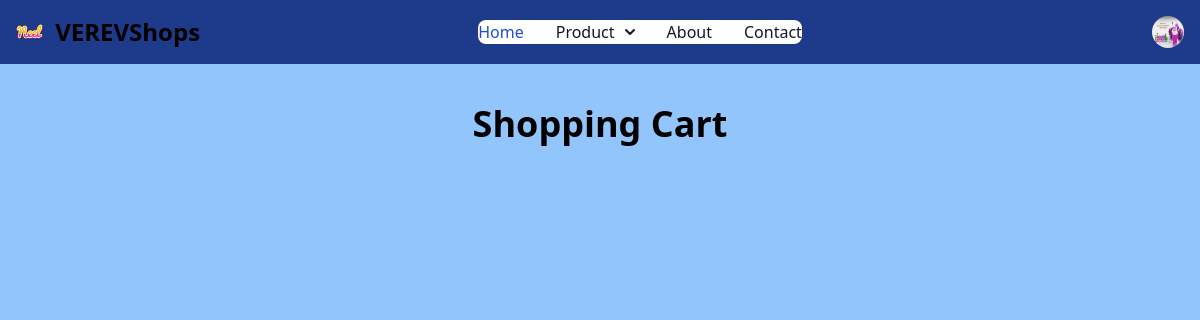
The app's page /cart/ (signed in), older data.
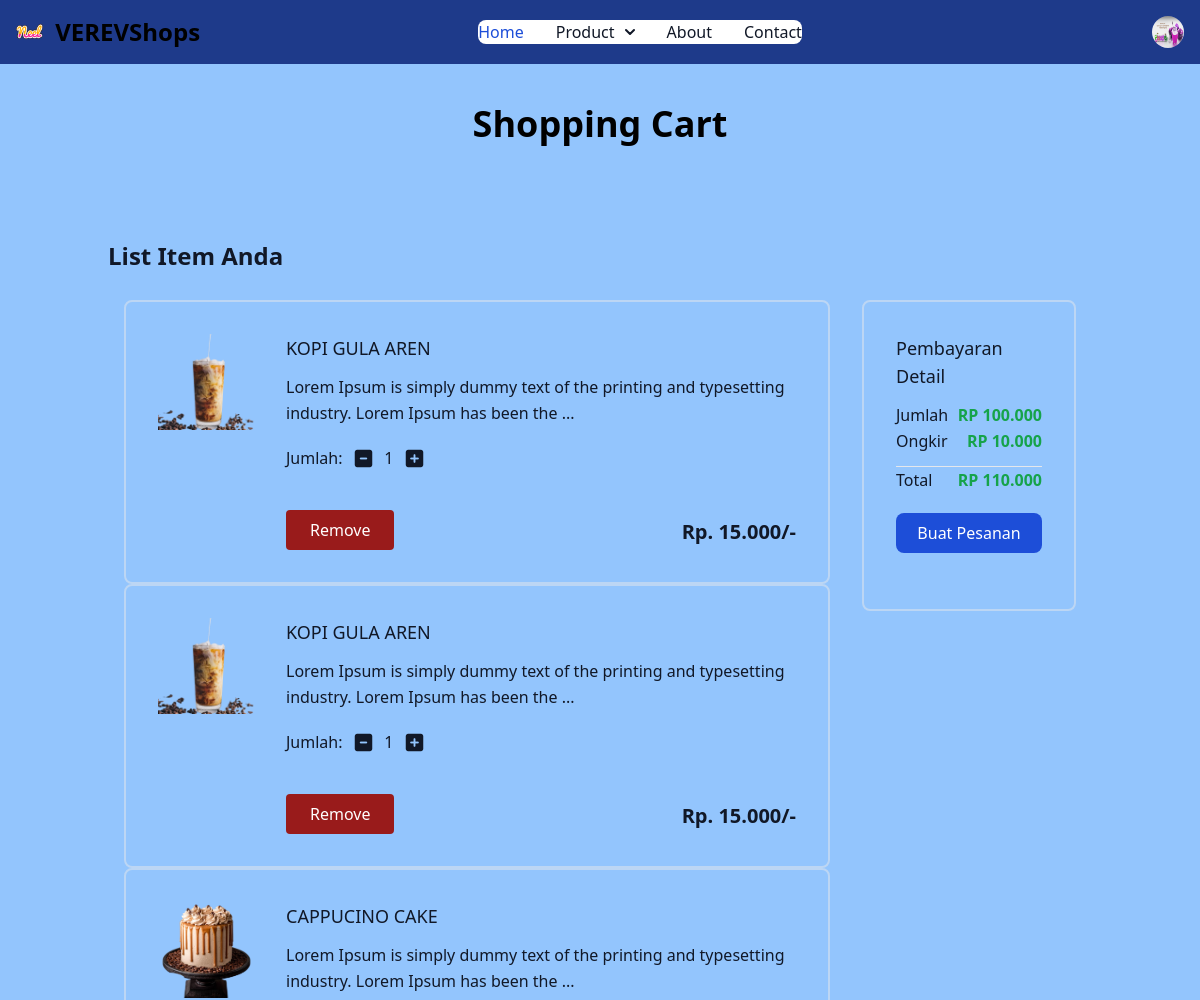
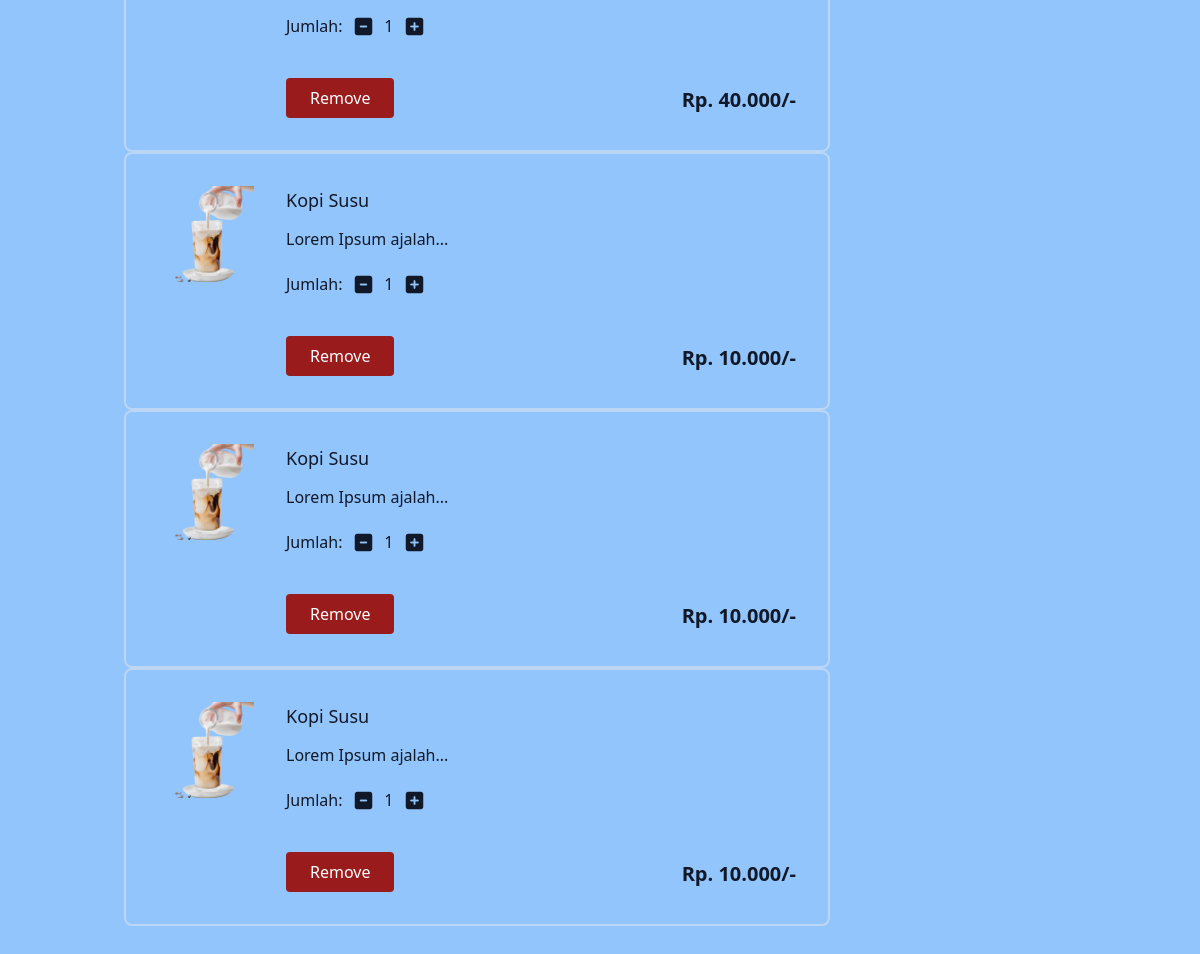
The same page, newer data (2 pictures, top to bottom).
### verevapp/models.py (models this page shows, shortened)
class Cart(models.Model):
    user = models.ForeignKey(User,on_delete=models.CASCADE)
    product = models.ForeignKey(Product,on_delete=models.CASCADE)
    quantity = models.PositiveIntegerField(default=1)

class Product(models.Model):
    title = models.CharField(max_length=100)
    selling_price = models.FloatField()
    discounted_price = models.FloatField()
    description = models.TextField()
    composition = models. TextField(default='')
    prodapp = models.TextField(default='')
    category = models.CharField(choices=CATEGORY_CHOICES, max_length=2)
    product_image = models.ImageField(upload_to='product')
    def fdiscounted_price(self):
        return "Rp. {:,.3f}".format(self.discounted_price).replace(',', '.') #Format biar bisa ada 0 setelah koma

### verevapp/views.py (the view)
# urls.py: path("cart/", views.show_cart, name='showcart'),
def show_cart(request):
    user = request.user
    cart_items = Cart.objects.filter(user=user)
    amount = 0
    for item in cart_items:
        value = item.quantity * item.product.discounted_price
        amount += value
    totalamount = amount + 10  # Assuming 10 is the shipping cost
    formatted_amount = format_rupiah(amount)
    formatted_totalamount = format_rupiah(totalamount)
    formatted_shipping_cost = format_rupiah(10)
    return render(request, 'addcart.html', {
        'cart': cart_items,
        'amount': formatted_amount,
        'shipping_cost': formatted_shipping_cost,
        'totalamount': formatted_totalamount,
    })

### verevapp/views.py (called while the page is built)
def format_rupiah(amount):
    return f"RP {amount:,.3f}".replace(',', '.')

### templates/addcart.html
{% include "base.html" %}
{% include "navbar.html" %}
<h1 class="text-black font-bold container mx-auto text-center text-4xl mt-10">
  Shopping Cart
  </h1>
  {% if cart %}
  <section class="text-gray-900 body-font">
    <div class="container px-5 py-24 mx-auto flex flex-wrap">
      <h3 class="text-gray-900 text-2xl font-semibold title-font mb-3">
        List Item Anda
      </h3>
      <div class="flex flex-wrap w-full">
        <div class="w-full md:w-3/4 p-4">
          {% for item in cart %}
          <div
            class="flex border-2 rounded-lg border-gray-200 border-opacity-50 p-8 sm:flex-row flex-col"
          >
            <div class="w-24 h-24 sm:mr-8 sm:mb-0 mb-4 flex-shrink-0">
              <img
                class="object-cover object-center w-full h-full"
                src="{{ item.product.product_image.url }}"
                alt="item"
              />
            </div>
            <div class="flex-grow">
              <h2 class="text-gray-900 text-lg title-font font-medium mb-3">
                {{ item.product.title }}
              </h2>
              <p class="leading-relaxed text-base">
                {{ item.product.description | slice:":100"}}...
              </p>
              <div class="my-5">
              <label for="quantity" class="mr-2">Jumlah:</label>
              <a class="minus-cart" pid="{{ item.product.id }}">
                <i class="fas fa-minus-square fa-lg"></i>
              </a>
              <span id="quantity" class="mx-2">{{ item.quantity }}</span>
              <a class="plus-cart" pid="{{ item.product.id }}">
                <i class="fas fa-plus-square fa-lg"></i>
              </a>
            </div>
              <div class="flex flex-row">
                <button
                  class="remove-cart flex mt-5 text-white bg-red-800 border-0 py-2 px-6 hover:bg-red-900 rounded"
                  pid="{{ item.product.id }}"
                >
                  Remove
                </button>
                <span class="ml-auto text-xl mt-7 font-bold"
                  >{{ item.product.fdiscounted_price }}/-</span
                >
              </div>
            </div>
          </div>
          {% endfor %}
        </div>
        <div class="w-full md:w-1/4 p-4">
          <div
            class="flex border-2 rounded-lg border-gray-200 border-opacity-50 p-8 sm:flex-row flex-col"
          >
            <div class="flex-grow">
              <h2 class="text-gray-900 text-lg title-font font-medium mb-3">
                Pembayaran Detail
              </h2>
              <p class="leading-relaxed text-base flex justify-between">
                Jumlah
                <span class="text-green-600 font-semibold ml-auto" id="amount"
                  > {{ amount }}</span
                >
              </p>
              <p class="leading-relaxed text-base flex justify-between">
                Ongkir
                <span class="text-green-600 font-semibold ml-auto"
                  >RP 10.000</span
                >
              </p>
              <hr class="border-gray-200 mt-3" />
              <p class="leading-relaxed text-base flex justify-between">
                Total
                <span class="text-green-600 font-semibold" id="totalamount"
                  >{{ totalamount }}</span
                >
              </p>
              <a href="{% url 'checkout' %}">
                <button
                  type="submit"
                  class="w-full my-5 bg-blue-700 text-white p-2 rounded-lg mb-6 hover:bg-blue-600"
                >
                  Buat Pesanan
                </button>
              </a>
            </div>
          </div>
        </div>
      </div>
    </div>
  </section>
{% endif %}

### theme/templates/base.html (shortened to what this page needs)
{% load static tailwind_tags %}
<!DOCTYPE html>
<html lang="en">
	<head>
		<link href="https://cdnjs.cloudflare.com/ajax/libs/flowbite/2.3.0/flowbite.min.css"  rel="stylesheet" />
		<link rel="stylesheet" href="https://unicons.iconscout.com/release/v4.0.8/css/line.css">
		<link href="https://cdnjs.cloudflare.com/ajax/libs/font-awesome/6.5.2/css/all.min.css"  rel="stylesheet" />
		{% tailwind_css %}
	</head>
	<body class="bg-blue-300">
	</body>
</html>

### theme/templates/navbar.html (shortened to what this page needs)
{% include "base.html" %}
{% load static %}
<nav class="bg-blue-900 border-gray-200">
    <div class="max-w-screen-xl flex flex-wrap items-center justify-between mx-auto p-4">
    <a href="#" class="flex items-center space-x-3 rtl:space-x-reverse">
        <img src="{% static "images/neel.png" %}" class="h-8" alt="Verev Logo" />
        <span class="self-center text-2xl font-semibold whitespace-nowrap dark:text-white">VEREVShops</span>
    </a>
    <div class="flex items-center md:order-2 space-x-3 md:space-x-0 rtl:space-x-reverse">
      <a>
        <i class="uil uil-shopping-cart text-white text-2xl w-8 h-8 flex items-center justify-center"></i>
      </a>
      <a href="#">
        <i class="uil uil-heart-alt text-white text-2xl w-8 h-8 flex items-center justify-center px-5"></i>
      </a>
        <button type="button" class="flex text-sm bg-blue-800 rounded-full md:me-0 focus:ring-4 focus:ring-gray-300 dark:focus:ring-blue-800" id="user-menu-button" aria-expanded="false" data-dropdown-toggle="user-dropdown" data-dropdown-placement="bottom">
          <img class="w-8 h-8 rounded-full" src="{% static "images/banner/b1.jpg" %}" alt="user photo">
        </button>
    </div>
    <div class="items-center justify-between hidden w-full md:flex md:w-auto md:order-1" id="navbar-user">
      <ul class="flex flex-col font-medium p-4 md:p-0 mt-4 border border-gray-100 rounded-lg bg-gray-50 md:space-x-8 rtl:space-x-reverse md:flex-row md:mt-0 md:border-0 md:bg-white dark:bg-blue-800 md:dark:bg-blue-900 dark:border-blue-700">
      {% if request.user.is_authenticated %}
        <li>
          <a href="{% url 'home' %}" class="block py-2 px-3 text-white bg-blue-700 rounded md:bg-transparent md:text-blue-700 md:p-0 md:dark:text-white" aria-current="page">Home</a>
        </li>
        <li>
          <button id="dropdownNavbarLink" data-dropdown-toggle="dropdownNavbar" class="flex items-center justify-between w-full py-2 px-3 text-gray-900 rounded hover:bg-gray-100 md:hover:bg-transparent md:border-0 md:hover:text-blue-700 md:p-0 md:w-auto dark:text-white md:dark:hover:text-blue-500 dark:focus:text-white dark:border-blue-700 dark:hover:bg-blue-700 md:dark:hover:bg-transparent {% if request.path == category %}active{% endif %}">Product <svg class="w-2.5 h-2.5 ms-2.5" aria-hidden="true" xmlns="http://www.w3.org/2000/svg" fill="none" viewBox="0 0 10 6">
            <path stroke="currentColor" stroke-linecap="round" stroke-linejoin="round" stroke-width="2" d="m1 1 4 4 4-4"/>
          </svg></button>
        </li>
        <li>
          <a href="{% url 'about' %}" class="block py-2 px-3 text-gray-900 rounded hover:bg-gray-100 md:hover:bg-transparent md:hover:text-blue-700 md:p-0 dark:text-white md:dark:hover:text-blue-500 dark:hover:bg-blue-700 dark:hover:text-white md:dark:hover:bg-transparent dark:border-blue-700">About</a>
        </li>
        <li>
          <a href="{% url 'contact' %}" class="block py-2 px-3 text-gray-900 rounded hover:bg-gray-100 md:hover:bg-transparent md:hover:text-blue-700 md:p-0 dark:text-white md:dark:hover:text-blue-500 dark:hover:bg-blue-700 dark:hover:text-white md:dark:hover:bg-transparent dark:border-blue-700">Contact</a>
        </li>
        {% endif %}
      </ul>
    </div>
    </div>
  </nav>

Row changes from the older to the newer data that the page shows:
added Cart: product.product_image (picture), product "KOPI GULA AREN", product.description "Lorem Ipsum is simply dummy text of the printing and typesetting industry. Lorem Ipsum has been the", quantity "1", product.fdiscounted_price "Rp. 15.000"
added Cart: product.product_image (picture), product "KOPI GULA AREN", product.description "Lorem Ipsum is simply dummy text of the printing and typesetting industry. Lorem Ipsum has been the", quantity "1", product.fdiscounted_price "Rp. 15.000"
added Cart: product.product_image (picture), product "CAPPUCINO CAKE", product.description "Lorem Ipsum is simply dummy text of the printing and typesetting industry. Lorem Ipsum has been the", quantity "1", product.fdiscounted_price "Rp. 40.000"
added Cart: product.product_image (picture), product "Kopi Susu", product.description "Lorem Ipsum ajalah", quantity "1", product.fdiscounted_price "Rp. 10.000"
added Cart: product.product_image (picture), product "Kopi Susu", product.description "Lorem Ipsum ajalah", quantity "1", product.fdiscounted_price "Rp. 10.000"
added Cart: product.product_image (picture), product "Kopi Susu", product.description "Lorem Ipsum ajalah", quantity "1", product.fdiscounted_price "Rp. 10.000"
Text that changed along with them:
{{ amount }}: (not shown) → "RP 100.000"
{{ totalamount }}: (not shown) → "RP 110.000"
text now shown: "List Item Anda Pembayaran Detail Jumlah Ongkir RP 10.000 Total Buat Pesanan"
